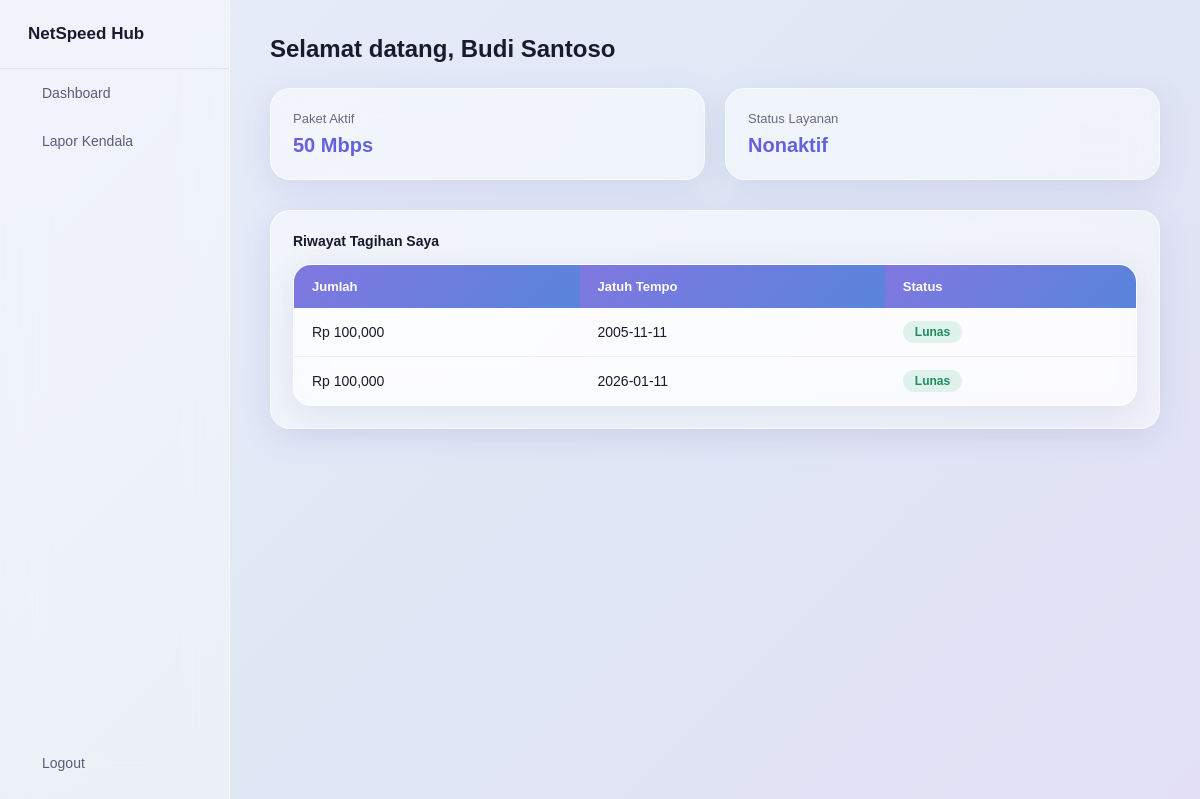
The page /pelanggan-area/dashboard (signed in) on the database its author committed.
### tables this page shows
CREATE TABLE pelanggan (
            id INTEGER PRIMARY KEY AUTOINCREMENT,
            nama TEXT NOT NULL,
            no_hp TEXT,
            paket TEXT,
            status TEXT DEFAULT 'Aktif'
        );

CREATE TABLE tagihan (
            id INTEGER PRIMARY KEY AUTOINCREMENT,
            pelanggan_id INTEGER,
            jumlah INTEGER,
            jatuh_tempo TEXT,
            status_bayar TEXT DEFAULT 'Belum Bayar', metode_bayar TEXT, tanggal_bayar TEXT,
            FOREIGN KEY (pelanggan_id) REFERENCES pelanggan (id)
        );

### App.py (the view)
@app.route("/pelanggan-area/dashboard")
def dashboard_pelanggan():
    if session.get("role") != "pelanggan":
        return redirect(url_for("login"))
    conn = get_connection()
    cursor = conn.cursor()
    cursor.execute("SELECT * FROM pelanggan WHERE id = ?", (session["pelanggan_id"],))
    data_diri = cursor.fetchone()
    cursor.execute(
        "SELECT * FROM tagihan WHERE pelanggan_id = ? ORDER BY id DESC",
        (session["pelanggan_id"],)
    )
    daftar_tagihan_saya = cursor.fetchall()
    conn.close()
    return render_template(
        "dashboard_pelanggan.html",
        data_diri=data_diri,
        daftar_tagihan_saya=daftar_tagihan_saya
    )

### App.py (called while the page is built)
@app.context_processor
def inject_notifikasi():
    if "username" not in session:
        return {}
    conn = get_connection()
    cursor = conn.cursor()
    notif = 0
    if session.get("role") in ["admin", "teknisi"]:
        cursor.execute(
            "SELECT COUNT(*) FROM tiket_kendala WHERE status = 'Dilaporkan'"
        )
        notif = cursor.fetchone()[0]
    elif session.get("role") == "pelanggan":
        cursor.execute(
            "SELECT COUNT(*) FROM tiket_kendala WHERE pelanggan_id = ? AND status = 'Sedang Ditangani'",
            (session.get("pelanggan_id"),)
        )
        notif = cursor.fetchone()[0]
    conn.close()
    return {"jumlah_notifikasi": notif}

### database.py (called while the page is built)
def get_connection():
    conn = sqlite3.connect("database.db")
    conn.row_factory = sqlite3.Row
    return conn

### Templates/dashboard_pelanggan.html (shortened to what this page needs)
{% extends "base_pelanggan.html" %}
{% block content %}
    <h1>Selamat datang, {{ data_diri.nama }}</h1>
    <div class="stat-grid">
        <div class="stat-card">
            <p class="stat-label">Paket Aktif</p>
            <p class="stat-value" style="font-size:20px;">{{ data_diri.paket }}</p>
        </div>
        <div class="stat-card">
            <p class="stat-label">Status Layanan</p>
            <p class="stat-value" style="font-size:20px;">{{ data_diri.status }}</p>
        </div>
    </div>
    <div class="chart-card">
        <p class="card-title">Riwayat Tagihan Saya</p>
        <table class="data-table">
            <thead>
                <tr><th>Jumlah</th><th>Jatuh Tempo</th><th>Status</th></tr>
            </thead>
            <tbody>
                {% for t in daftar_tagihan_saya %}
                <tr>
                    <td>Rp {{ "{:,}".format(t.jumlah) }}</td>
                    <td>{{ t.jatuh_tempo }}</td>
                    <td>
                        {% if t.status_bayar == "Lunas" %}
                            <span class="badge badge-green">Lunas</span>
                        {% else %}
                            <span class="badge badge-red">Belum Bayar</span>
                        {% endif %}
                    </td>
                </tr>
                {% endfor %}
            </tbody>
        </table>
    </div>
{% endblock %}

### Static/Style.css (style rules this page uses)
* { margin: 0; padding: 0; box-sizing: border-box; }
body { font-family: Arial, sans-serif; background: linear-gradient(135deg, #e8ecf9 0%, #dfe7f5 50%, #e3e0f5 100%); min-height: 100vh; }
.main-content h1 { color: #1a1a2e; margin-bottom: 25px; font-size: 24px; }
.stat-grid { display: flex; gap: 20px; margin-bottom: 30px; }
.stat-card { background: rgba(255, 255, 255, 0.5); backdrop-filter: blur(16px); border: 1px solid rgba(255, 255, 255, 0.6); border-radius: 20px; padding: 22px; flex: 1; box-shadow: 0 8px 32px rgba(80, 90, 160, 0.12); transition: transform 0.2s, box-shadow 0.2s; }
.stat-label { font-size: 13px; color: #6b6b85; margin-bottom: 8px; }
.stat-value { font-size: 28px; font-weight: bold; background: linear-gradient(135deg, #6a5fdb, #3b6fd6); -webkit-background-clip: text; -webkit-text-fill-color: transparent; background-clip: text; }
.data-table { width: 100%; border-collapse: separate; border-spacing: 0; background: rgba(255, 255, 255, 0.5); backdrop-filter: blur(16px); border: 1px solid rgba(255, 255, 255, 0.6); border-radius: 18px; overflow: hidden; box-shadow: 0 8px 32px rgba(80, 90, 160, 0.12); }
.data-table th { background: linear-gradient(135deg, rgba(106, 95, 219, 0.85), rgba(59, 111, 214, 0.85)); color: white; text-align: left; padding: 14px 18px; font-size: 13px; }
.data-table td { padding: 13px 18px; border-bottom: 1px solid rgba(150, 150, 200, 0.15); font-size: 14px; color: #1a1a2e; }
.data-table tbody tr { transition: background-color 0.15s; }
.data-table tr:last-child td { border-bottom: none; }
.badge { display: inline-block; padding: 4px 12px; border-radius: 20px; font-size: 12px; font-weight: bold; }
.badge-green { background-color: rgba(60, 180, 130, 0.15); color: #1e8c5f; }
.chart-card, .activity-card { background: rgba(255, 255, 255, 0.5); backdrop-filter: blur(16px); border: 1px solid rgba(255, 255, 255, 0.6); border-radius: 20px; padding: 22px; box-shadow: 0 8px 32px rgba(80, 90, 160, 0.12); }
.chart-card { flex: 1.4; }
.card-title { font-size: 14px; font-weight: bold; color: #1a1a2e; margin-bottom: 15px; }

### rows shown on the page
pelanggan: nama "Budi Santoso", paket "50 Mbps", status "Nonaktif"
tagihan: jumlah "100,000", jatuh_tempo "2005-11-11", status_bayar "Lunas"
tagihan: jumlah "100,000", jatuh_tempo "2026-01-11", status_bayar "Lunas"
